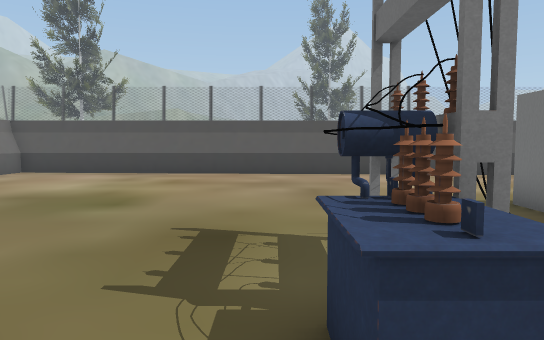
[1] (above)

15 first-person views from a walk through a Unity game level. The camera is 1.2 m above the floor, tilts 4° down and sees 70° across. The floor is counted in squares, 1 m on a side. Each view is taken from the middle of a square. On the plan, view 1 faces up. The plan holds only what a view shows up to about 15 squares ahead; the rest is blank. The place goes on beyond the plan. Some animated figures are not drawn. Some surface patterns are stand-ins.

[2]
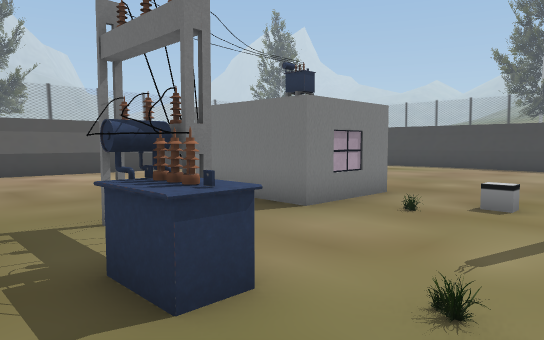

[3]
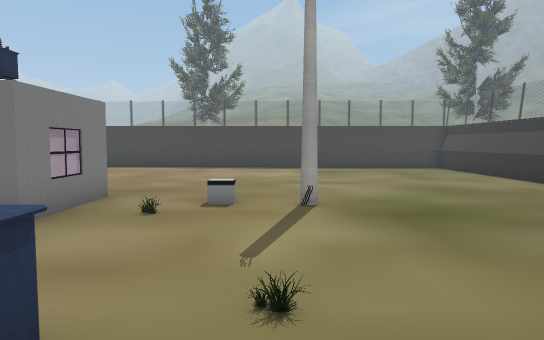

[4]
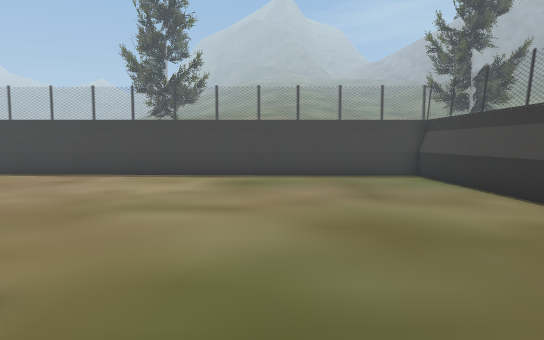

[5]
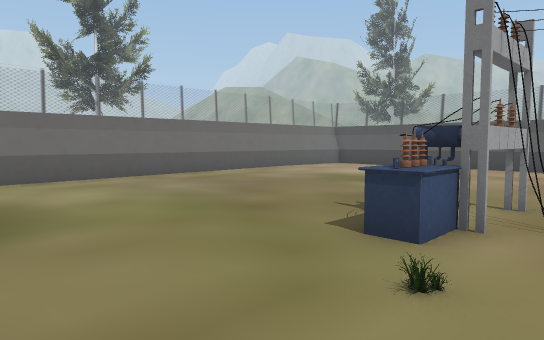

[6]
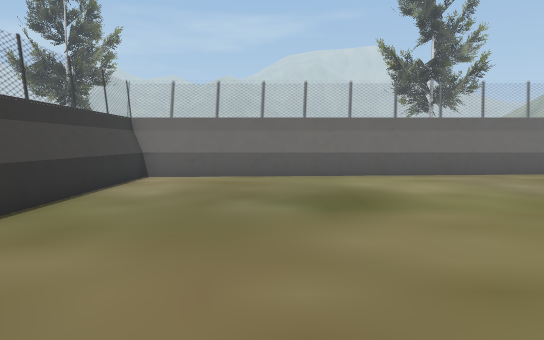

[7]
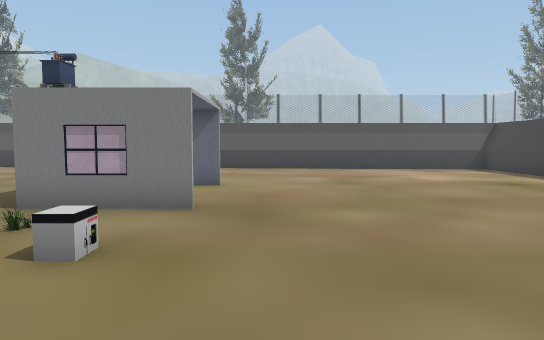

[8]
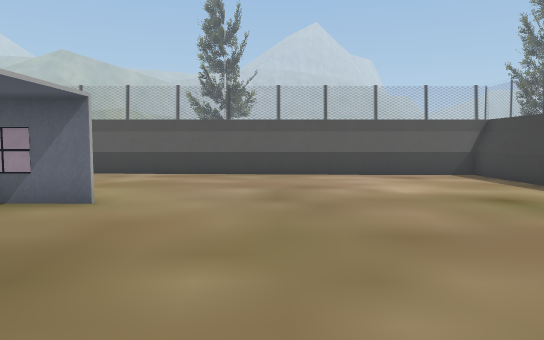

[9]
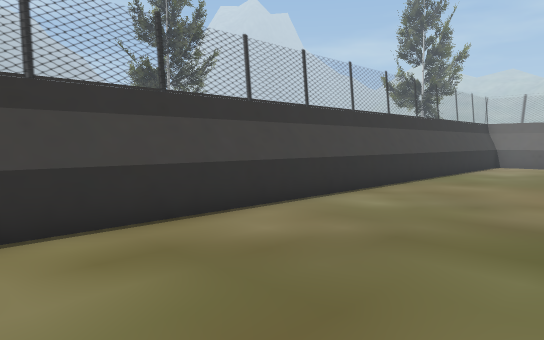

[10]
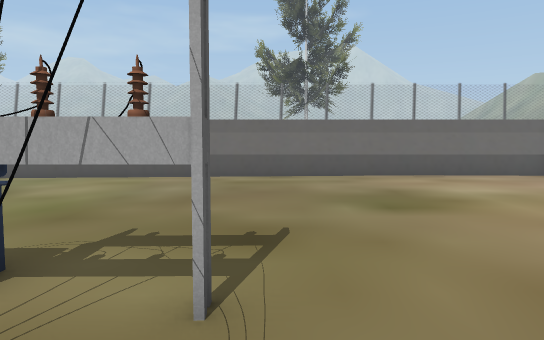

[11]
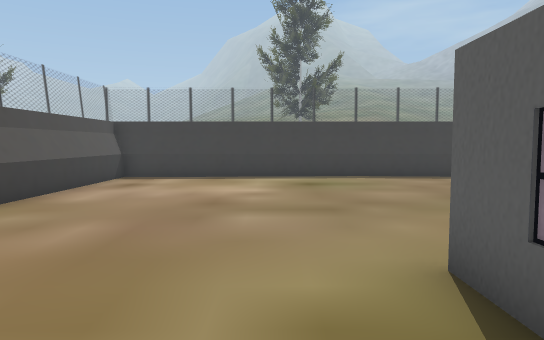

[12]
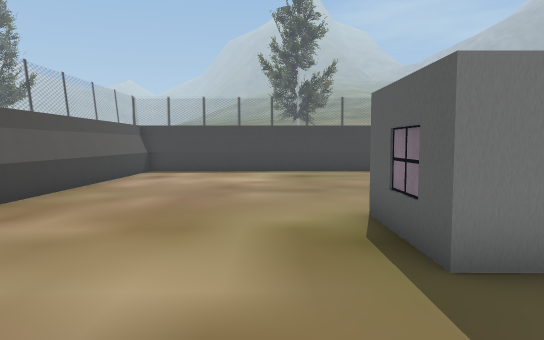

[13]
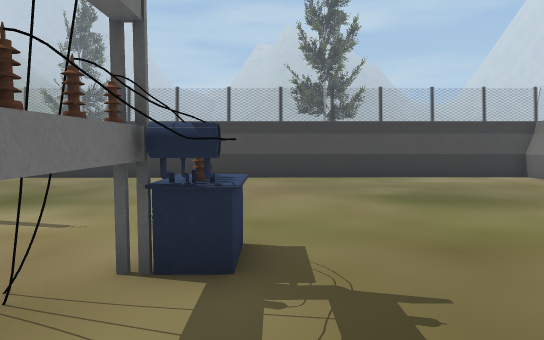

[14]
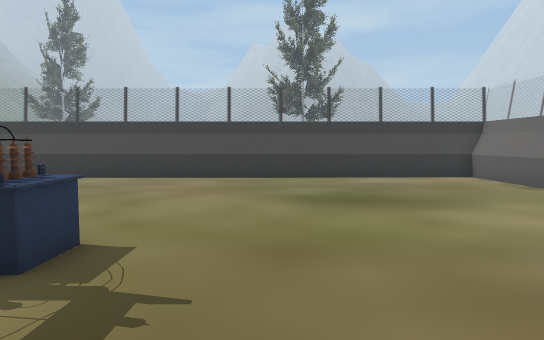

[15]
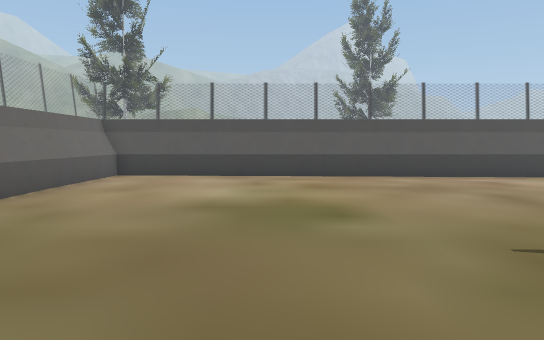

### Floor plan
Points are (right, up) in squares from view 1. A wall is a line through its corners. A room is listed if a view was taken in it or the views show most of it. See-through windows are left out.
Room 1 (views 1, 2, 3, 4, 5, 6, 7, 8, 9, 10, 11, 12, 13, 14, 15)
walls: (1.2, 2.7) (0.7, 2.5) (0.2, 2.8) (1.1, 2.8); (1, 2.6) (0.5, 2.3); (0.8, 2.6) (0.5, 2.2); (0.7, 1.9) (0.7, 2.5); (0.7, 1.8) (0.4, 2.6) (1.1, 2.7) (1.1, 1.3); (0.4, 2.5) (1.2, 2.5); (0.4, 1.3) (0.4, 2.6); (5.9, 15.1) (-10.1, 15.1) (-10.1, -9) (10, -9); (11.4, -8.7) (19, -8.7); (11.6, -9) (18.9, -9) (18.9, 15.1) (9.8, 15.1); (19.3, 11.6) (19.3, 15.1); (-9.4, -8.5) (18.7, -8.5) (18.7, 14.6) (-9.4, 14.6); (19.2, 14.9) (-9.8, 14.9) (-9.8, -8.7) (10, -8.7); (-9.6, 14.9) (-9.6, -8.8)
low walls: (1.1, 1.3) (0.4, 1.3); (-9.4, 14.6) (-9.4, -8.5)
objects: pole (1, 4); house (5, 4) to (7, 7)

Positions as (right, up) in squares from view 1, and headings:
1: (0, 0), facing up
2: (-1, -1), facing up-right
3: (-1, 0), facing right
4: (4, -3), facing right
5: (3, -3), facing up-left
6: (4, -4), facing left
7: (9, -3), facing up
8: (11, 0), facing up
9: (11, -3), facing down-left
10: (4, 5), facing left
11: (4, 9), facing right
12: (1, 9), facing right
13: (0, 6), facing down
14: (-2, 6), facing down
15: (-4, 1), facing up
